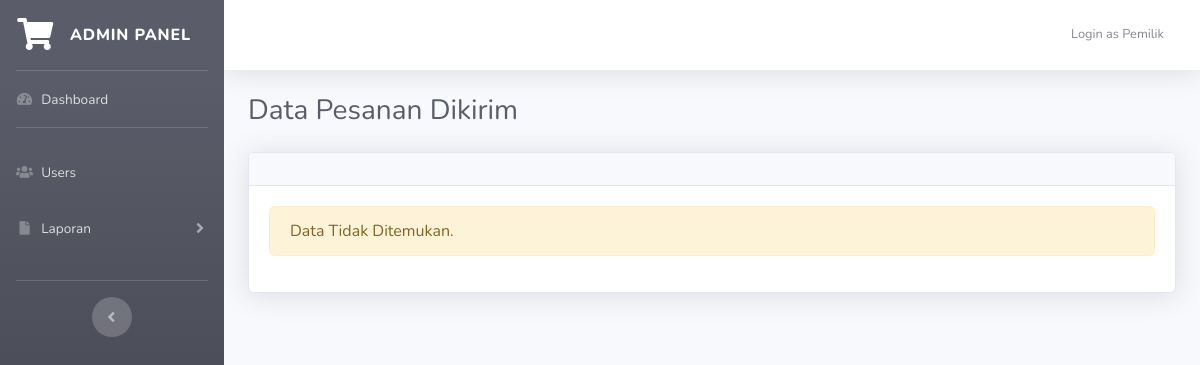
The page /pemilik.php?page=order_send (signed in) on the database as committed earlier.
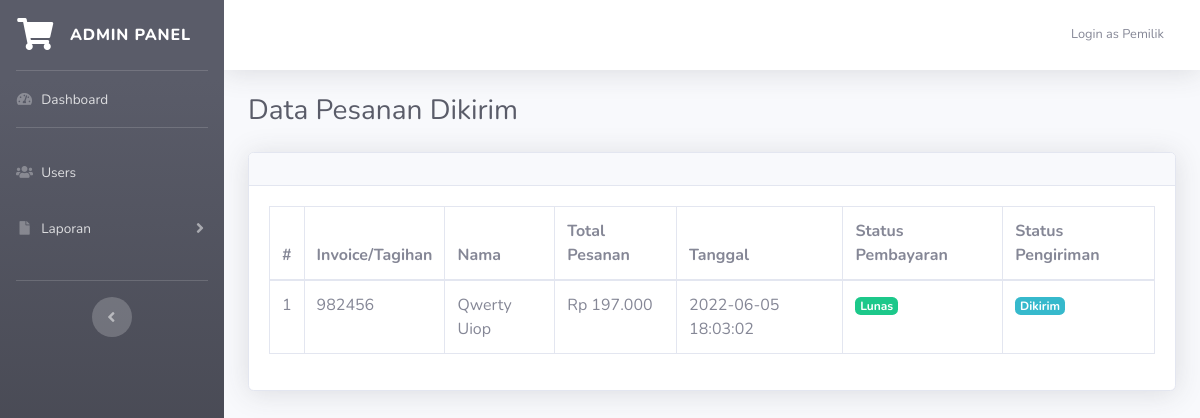
The same page on the database as committed later.
### tables this page shows
CREATE TABLE `invoice` (
  `id` int(11) NOT NULL,
  `invoice_code` varchar(10) NOT NULL,
  `name` varchar(50) NOT NULL,
  `email` varchar(50) NOT NULL,
  `telp` varchar(20) NOT NULL,
  `region` int(11) NOT NULL,
  `address` text NOT NULL,
  `ongkir` varchar(10) NOT NULL,
  `total_price` int(11) NOT NULL,
  `total_all` int(11) NOT NULL,
  `date_input` datetime NOT NULL,
  `status_payment` int(1) NOT NULL,
  `status_delivery` int(1) NOT NULL,
  `bukti_transfer` varchar(100) NOT NULL,
  `no_resi` varchar(50) NOT NULL,
  `expedisi` varchar(50) NOT NULL,
  `status_refund` int(1) NOT NULL
);

### pemilik.php (called while the page is built, shortened)
<?php
require_once 'include/func.php';
include "module/templates/index-pemilik.php";

### include/func.php (called while the page is built, shortened)
<?php
function string2Number($cString){
    return str_replace(",","",$cString) ;
}
function number2String($nNumber,$nDecimals=0){
    $nNumber = floatval(string2Number($nNumber)) ;
    return number_format($nNumber,$nDecimals,",",".") ;
}

### module/pemilik/orders.php (the view, shortened to what this page needs)
<?php
    $cTitle = ($_GET['page'] == "order_proccess") ? "Diproses" : "Dikirim" ;
?>
<div class="container-fluid">
	<h1 class="h3 mb-2 text-gray-800 mb-4">Data Pesanan <?=$cTitle?></h1>
	<div class="card shadow mb-4">
		<div class="card-header py-3">
		</div>
		<div class="card-body">
            <?php
            $cWhere = "where status_payment='1' and status_delivery='1'";
            if($_GET['page'] == "order_send") $cWhere = "where status_payment='1' and status_delivery='2'";
            $dbData = mysqli_query($db,"select * from invoice $cWhere order by id desc");
            if(mysqli_num_rows($dbData) > 0){
            ?>
			<div class="table-responsive">
				<table
					class="table table-bordered"
					id="dataTable"
					width="100%"
					cellspacing="0"
				>
					<thead>
						<tr>
							<th>#</th>
							<th>Invoice/Tagihan</th>
							<th>Nama</th>
							<th>Total Pesanan</th>
                            <th>Tanggal</th>
                            <th>Status Pembayaran</th>
                            <th>Status Pengiriman</th>
						</tr>
					</thead>
					<tbody class="data-content">
						<?php
                        $no = 1;
                        while($data = mysqli_fetch_array($dbData)){
                        ?>
						<tr>
							<td><?= $no; ?></td>
                            <td><?= $data['invoice_code']; ?></td>
                            <td><?= $data['name']; ?></td>
                            <td>Rp <?= number2String($data['total_all']); ?></td>
                            <td><?= $data['date_input']; ?></td>
                            <?php if($data['status_payment'] == 1){ ?>
								<td><span class="badge badge-success">Lunas</span></td>
							<?php
                                }
                            ?>
                            <?php
                                if($data['status_delivery'] == 3){
                            ?>
                                <td><span class="badge badge-success">Pesanan Diterima</span></td>
                            <?php
                                }elseif($data['status_delivery'] == 2){
                            ?>
                                <td><span class="badge badge-info">Dikirim</span></td>
                            <?php
                                }else if($data['status_delivery'] == 1){
                            ?>
                                <td><span class="badge badge-warning">Dikemas</span></td>
                            <?php
                                }else{ ?>
                                <td><span class="badge badge-danger">Belum Dikirim</span></td>
                            <?php } ?>
                        </tr>
                        <?php
                            $no++;
                        }
                        ?>
					</tbody>
				</table>
			</div>
			<?php
            }else{
            ?>
			<div class="alert alert-warning" role="alert">
			Data Tidak Ditemukan.
			</div>
            <?php } ?>
		</div>
	</div>
</div>

Rows that differ between the two databases and show on the page:
added invoice: invoice_code "982456", name "Qwerty Uiop", total_all "197.000", date_input "2022-06-05 18:03:02", status_payment "Lunas", status_delivery "Dikirim"
Other text that changed with them:
text no longer shown: "Data Tidak Ditemukan."
text now shown: "# Invoice/Tagihan Nama Total Pesanan Tanggal Status Pembayaran Status Pengiriman"
